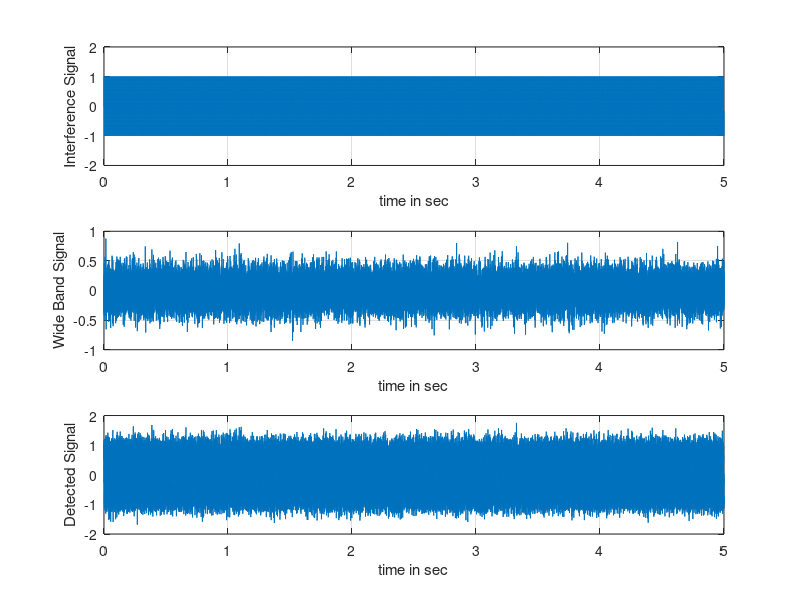

MATLAB code for this plot:
clc
clear
close all
%% Narrow Band Interference Signal : Deterministic Sine wave
Fs = 8000; % Sampling frequency 8kHz
t  = transpose(0:1/Fs:5-1/Fs);
A = 1;
fi = 200;
i = A*sin(2*pi*fi*t);
figure(1)
subplot(3,1,1)
plot(t,i)
grid on 
xlabel('time in sec');
ylabel('Interference Signal')
ylim([-2 2])

%% Wide Band Desired White Gaussian Noise Signal
s = wgn(length(t),1,-14);
subplot(3,1,2)
plot(t,s)
grid on 
xlabel('time in sec');
ylabel('Wide Band Signal')
ylim([-1 1])

%% Detected Signal
x = s + i;
subplot(3,1,3)
plot(t,x)
grid on 
xlabel('time in sec');
ylabel('Detected Signal')
ylim([-2 2])

%% Signal To Noise Ratio of Environment
Ps     = (rms(s))^2;
Pn     = (rms(i))^2;
SNR_dB = 10*log10(Ps/Pn);